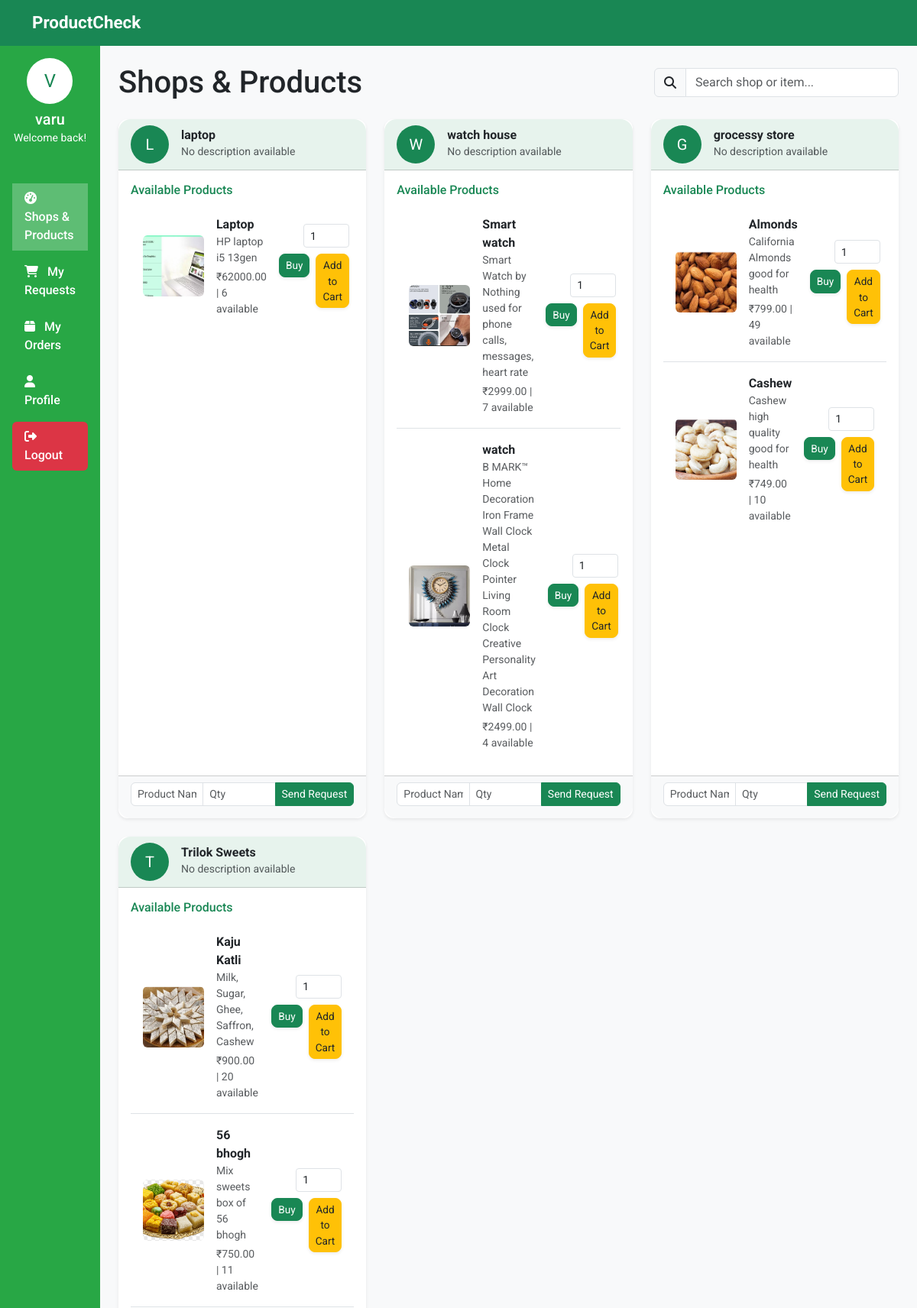
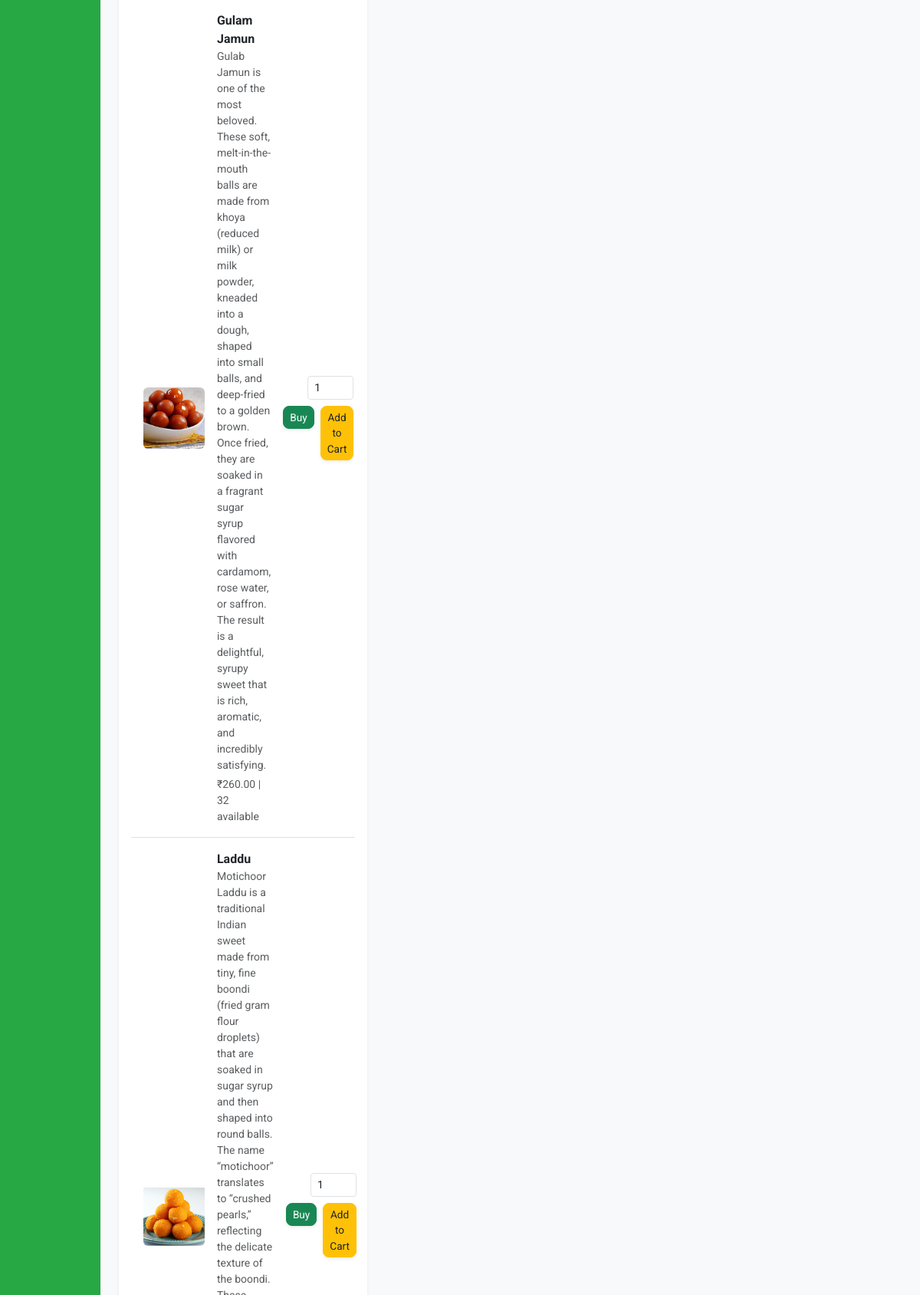
Screenshot of /user/dashboard/ (signed in, upper part) with the database file from the repository (2 pictures, top to bottom).
### shops/models.py (models this page shows, shortened)
class Shop(models.Model):
    user = models.OneToOneField(User, on_delete=models.CASCADE, related_name="shop")
    shop_name = models.CharField(max_length=100)
    address = models.TextField(blank=True)

class Item(models.Model):
    shop = models.ForeignKey(Shop, on_delete=models.CASCADE, related_name="items")
    item_id = models.AutoField(primary_key=True)
    name = models.CharField(max_length=100)
    quantity = models.IntegerField()
    price = models.DecimalField(max_digits=10, decimal_places=2)
    description = models.TextField(blank=True)
    image = models.ImageField(upload_to='products/', blank=True, null=True)

### shops/views.py (the view, shortened to what this page needs)
# urls.py: path('user/dashboard/', views.user_dashboard, name='user_dashboard'),
@login_required
def user_dashboard(request):
    user = request.user
    profile = user.profile
    shops = Shop.objects.prefetch_related("items").all()
    requests = ItemRequest.objects.filter(user=user).select_related("shop", "item")
    orders = Order.objects.filter(user=user).order_by("-id")
    return render(request, "shops/user_dashboard.html", {
        "shops": shops,
        "requests": requests,
        "orders": orders,
        "profile": profile
    })

### templates/shops/user_dashboard.html (shortened to what this page needs)
{% extends 'base.html' %}
{% load static %}
{% block extra_head %}
<link rel="stylesheet" href="https://cdnjs.cloudflare.com/ajax/libs/animate.css/4.1.1/animate.min.css"/>
<link rel="stylesheet" href="https://cdnjs.cloudflare.com/ajax/libs/font-awesome/6.5.0/css/all.min.css"/>
{% endblock %}
{% block content %}
<div class="d-flex vh-100">
    <aside class="d-flex flex-column text-white p-3" style="width: 250px;">
        <div class="text-center mb-4">
            <div class="rounded-circle bg-white text-success d-flex align-items-center justify-content-center mx-auto mb-2" style="width:60px; height:60px; font-size:24px;">
                {{ user.username|slice:":1"|upper }}
            </div>
            <h5 class="mb-0">{{ user.username }}</h5>
            <small>Welcome back!</small>
        </div>
        <ul class="nav flex-column mt-4">
            <li class="nav-item mb-2">
                <a class="nav-link active-link" href="#" onclick="showSection('shops')">
                    <i class="fa fa-tachometer-alt me-2"></i> Shops & Products
                </a>
            </li>
            <li class="nav-item mb-2">
                <a class="nav-link" href="#" onclick="showSection('requests')">
                    <i class="fa fa-shopping-cart me-2"></i> My Requests
                </a>
            </li>
            <li class="nav-item mb-2">
                <a class="nav-link" href="#" onclick="showSection('orders')">
                    <i class="fa fa-box me-2"></i> My Orders
                </a>
            </li>
            <li class="nav-item mb-2">
                <a class="nav-link" href="#" onclick="showSection('profile')">
                    <i class="fa fa-user me-2"></i> Profile
                </a>
            </li>
            <li class="nav-item mt-auto">
                <a class="nav-link bg-danger bg-opacity-75 rounded" href="{% url 'logout' %}">
                    <i class="fa fa-sign-out-alt me-2"></i> Logout
                </a>
            </li>
        </ul>
    </aside>
    <main class="flex-fill p-4 overflow-auto bg-light">
        <div id="shopsSection" class="section" style="display:block;">
            <div class="d-flex justify-content-between align-items-center mb-4">
                <h1 class="mb-0">Shops & Products</h1>
                <div class="input-group" style="max-width: 320px;">
                    <span class="input-group-text">
                        <i class="fa fa-search"></i>
                    </span>
                    <input type="text"
                           id="shopProductSearch"
                           class="form-control"
                           placeholder="Search shop or item...">
                </div>
            </div>
            <div class="row g-4">
                {% for shop in shops %}
                <div class="col-md-6 col-lg-4 shop-card-col">
                    <div class="card h-100 shadow-sm">
                        <div class="card-header bg-success bg-opacity-10 d-flex align-items-center gap-3 rounded-top-4">
                            <div class="rounded-circle bg-success text-white d-flex align-items-center justify-content-center" style="width:50px; height:50px; font-size:20px;">
                                {{ shop.shop_name|default:shop.user.username|slice:":1"|upper }}
                            </div>
                            <div>
                                <h6 class="mb-0 fw-bold shop-name">
                                    {{ shop.shop_name|default:shop.user.username }}
                                </h6>
                                <small class="text-muted">{{ shop.description|default:"No description available" }}</small>
                            </div>
                        </div>
                        <div class="card-body">
                            <h6 class="card-title text-success">Available Products</h6>
                            <ul class="list-group list-group-flush">
                                {% for product in shop.items.all %}
                                <li class="list-group-item d-flex justify-content-between align-items-center py-3">
                                    {% if product.image %}
                                        <img src="{{ product.image.url }}"
                                             alt="{{ product.name }}"
                                             class="rounded me-3"
                                             style="width:80px; height:80px; object-fit:cover;">
                                    {% else %}
                                        <img src="{% static 'default-product.png' %}"
                                             alt="{{ product.name }}"
                                             class="rounded me-3"
                                             style="width:80px; height:80px; object-fit:cover;">
                                    {% endif %}
                                    <div class="flex-grow-1 me-3">
                                        <strong class="product-name d-block">{{ product.name }}</strong>
                                        {% if product.description %}
                                            <div class="small text-muted mb-1">
                                                {{ product.description }}
                                            </div>
                                        {% endif %}
                                        <div class="text-muted small">
                                            ₹{{ product.price }} | {{ product.quantity }} available
                                        </div>
                                    </div>
                                    <div class="d-flex flex-column gap-2 align-items-end">
                                        <input type="number"
                                               value="1"
                                               min="1"
                                               max="{{ product.quantity }}"
                                               class="form-control form-control-sm product-qty-input"
                                               data-product-id="{{ product.item_id }}">
                                        <div class="d-flex gap-2">
                                            <form method="POST"
                                                  action="{% url 'shops:buy_item' product.item_id %}"
                                                  class="buy-form"
                                                  data-product-id="{{ product.item_id }}">
                                                <button type="submit" class="btn btn-success btn-sm rounded-3 shadow-sm">
                                                    Buy
                                                </button>
                                            </form>
                                            <form method="POST"
                                                  action="{% url 'shops:add_to_cart' product.item_id %}"
                                                  class="cart-form"
                                                  data-product-id="{{ product.item_id }}">
                                                <button type="submit" class="btn btn-warning btn-sm rounded-3 shadow-sm">
                                                    Add to Cart
                                                </button>
                                            </form>
                                        </div>
                                    </div>
                                </li>
                                {% empty %}
                                <li class="list-group-item text-muted">No products available.</li>
                                {% endfor %}
                            </ul>
                        </div>
                        <div class="card-footer bg-light rounded-bottom-4">
                            <form class="send-request-form"
                           data-url="{% url 'shops:send_request' shop.id %}">
                                <div class="input-group input-group-sm mb-2">
                                    <input type="text" name="item_name" class="form-control rounded-start" placeholder="Product Name" required>
                                    <input type="number" name="quantity" class="form-control" placeholder="Qty" min="1" required>
                                    <button type="submit" class="btn btn-success rounded-end">Send Request</button>
                                </div>
                            </form>
                        </div>
                    </div>
                </div>
                {% empty %}
                <p class="text-center text-muted col-12">No shops available at the moment.</p>
                {% endfor %}
            </div>
        </div>
    </main>
</div>
{% endblock %}

### templates/base.html (style rules this page uses)
body { font-family: 'Roboto', sans-serif; background: #f4f6f9; }

### templates/shops/user_dashboard.html (style rules this page uses)
.section { display: none; }
.active-link { background-color: rgba(255,255,255,0.25); }
aside { background-color: #28a745 !important; }
aside .nav-link { color: white; font-weight: 500; transition: background 0.3s; }
aside .bg-danger { background-color: #dc3545 !important; }
.card { border: none; border-radius: 12px; transition: transform 0.2s, box-shadow 0.2s; }
.btn-sm { font-size: 0.85rem; }
.btn-success { background-color: #198754; border-color: #198754; }
.btn-warning { background-color: #ffc107; border-color: #ffc107; color: #212529; }
.form-control-sm { height: calc(1.5em + .5rem + 2px); }
li.list-group-item input[type="number"] { width: 60px; }

### rows the page displays
Shop: shop_name "L", shop_name "laptop", description "No description available"
Item: image (picture), name "Laptop", description "HP laptop i5 13gen", price "62000.00", quantity "6"
Shop: shop_name "W", shop_name "watch house", description "No description available"
Item: image (picture), name "Smart watch", description "Smart Watch by Nothing used for phone calls, messages, heart rate", price "2999.00", quantity "7"
Item: image (picture), name "watch", description "B MARK™ Home Decoration Iron Frame Wall Clock Metal Clock Pointer Living Room Clock Creative Personality Art Decoration Wall Clock", price "2499.00", quantity "4"
Shop: shop_name "G", shop_name "grocessy store", description "No description available"
Item: image (picture), name "Almonds", description "California Almonds good for health", price "799.00", quantity "49"
Item: image (picture), name "Cashew", description "Cashew high quality good for health", price "749.00", quantity "10"
Shop: shop_name "T", shop_name "Trilok Sweets", description "No description available"
Item: image (picture), name "Kaju Katli", description "Milk, Sugar, Ghee, Saffron, Cashew", price "900.00", quantity "20"
Item: image (picture), name "56 bhogh", description "Mix sweets box of 56 bhogh", price "750.00", quantity "11"
Item: image (picture), name "Gulam Jamun", description "Gulab Jamun is one of the most beloved. These soft, melt-in-the-mouth balls are made from khoya (reduced milk) or milk powder, kneaded into a dough, shaped into small balls, and deep-fried to a golden brown. Once fried, they are soaked in a fragrant sugar syrup flavored with cardamom, rose water, or saffron. The result is a delightful, syrupy sweet that is rich, aromatic, and incredibly satisfying.", price "260.00", quantity "32"
Item: image (picture), name "Laddu"

### other values shown
{{ user.username|slice:":1"|upper }} "V"
{{ user.username }} "varu"
